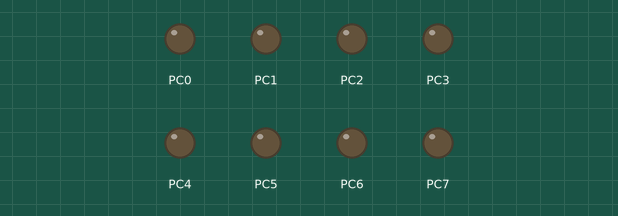
Bench run of a program on a simulated ATmega32, built with avr-gcc and emulated at 16 MHz. Parts: output pins drawn as LEDs (lit = HIGH).

Above: at 0.03 s.
At 0.55 s:
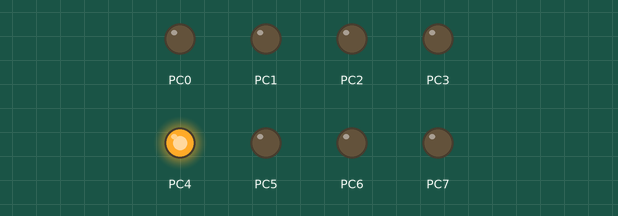
At 1.59 s:
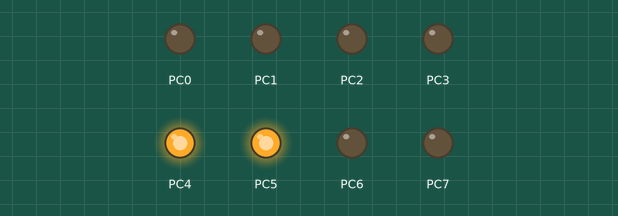
At 3.15 s:
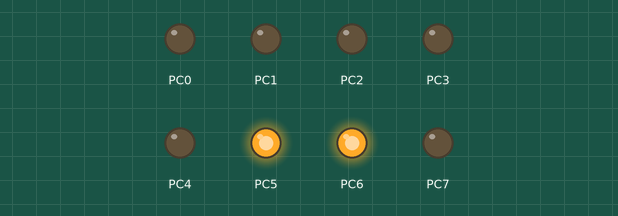
At 4.71 s:
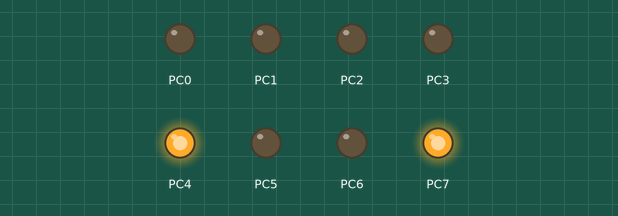
At 6.27 s:
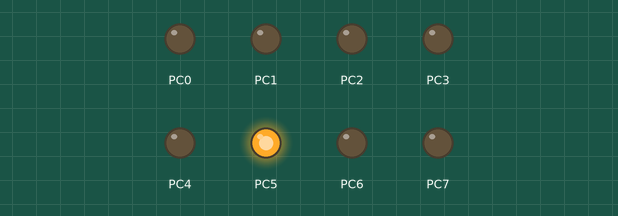
Timing chart, 0 to 6.8 s (numbered marks = the images above):
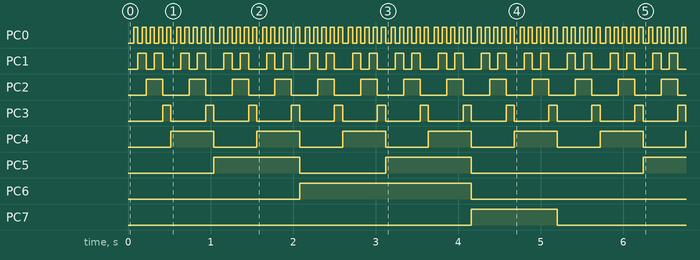

The program:

main.c
```c
/*
 * AVR_LED_8_Blinking.c
 *
 * Created: 23-Oct-17 7:22:30 AM
 * Author : user-3
 */

#define F_CPU 16000000UL
#include <avr/io.h>
#include <util/delay.h>

int main(void)
{
	 DDRC = 0xff;
	 int a=0;
	/* Replace with your application code */
	while (1)
	{

		for(int i=0;i<=9;i++)
		{

			_delay_ms(20);
			for(int k=0;k<=9;k++)
				{

					PORTC = k|a;
				  _delay_ms(50);

			   }

			a=a+0b00010000;
			PORTC=a|0;
		}
		a=0;
		PORTC=0;

	 }


	return 0;
}
```

Measured:
- by itself, PC0: alternates HIGH for 0.05 s and LOW for 0.05 s
- by itself, PC1: repeats every 0.52 s: LOW 0.10 s, HIGH 0.10 s, LOW 0.22 s, HIGH 0.10 s
- by itself, PC2: alternates HIGH for 0.20 s and LOW for 0.32 s
- by itself, PC3: alternates HIGH for 0.10 s and LOW for 0.42 s
- by itself, PC4: alternates HIGH for 0.52 s and LOW for 0.52 s
- by itself, PC5: repeats every 5.2 s: LOW 1.0 s, HIGH 1.0 s, LOW 2.1 s, HIGH 1.0 s
- by itself, PC6: alternates HIGH for 2.1 s and LOW for 3.1 s
- by itself, PC7: alternates HIGH for 1.0 s and LOW for 4.2 s
